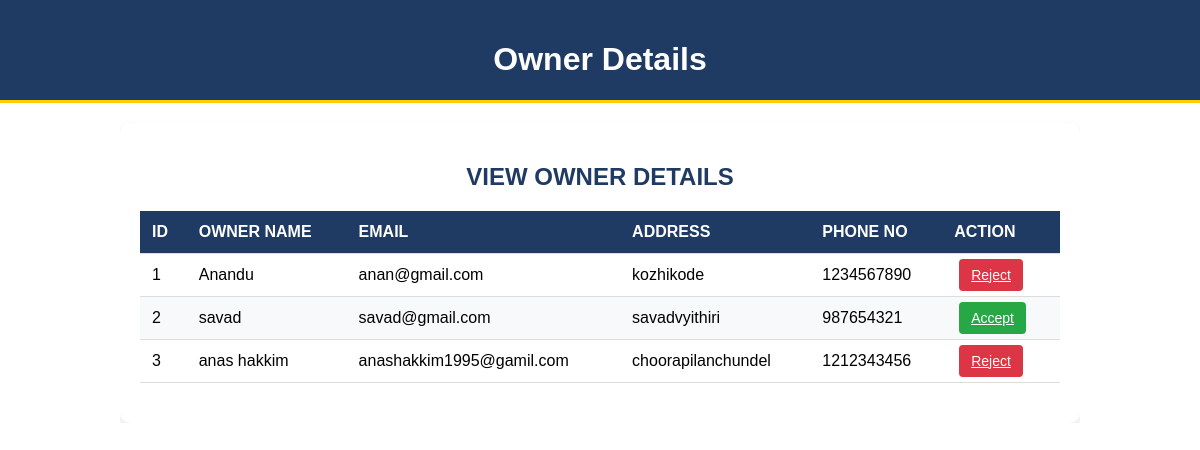
/viewowner, run on an earlier commit of the app's database.
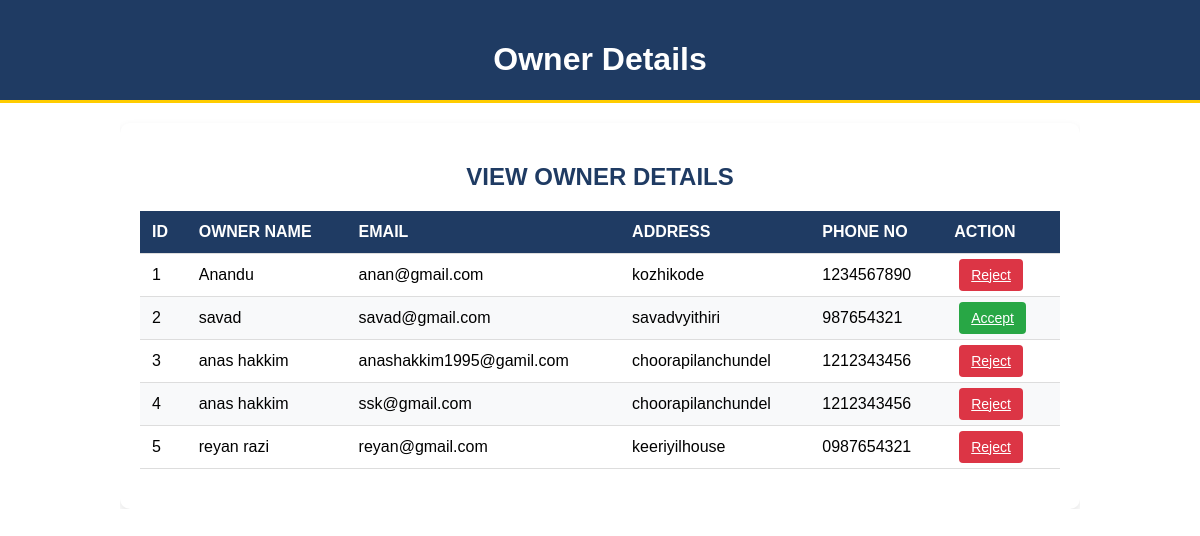
And on a later commit of the database.
### myapp/models.py (models this page shows)
class ownerRE_model(models.Model):
    owner_id = models.ForeignKey(login_model, on_delete=models.CASCADE, null=True, blank=True)
    name = models.CharField(max_length=100, null=True, blank=True)
    age = models.CharField(max_length=100, null=True, blank=True)
    email = models.CharField(max_length=100, null=True, blank=True)
    contact = models.CharField(max_length=100, null=True, blank=True)
    address = models.CharField(max_length=100, null=True, blank=True)
    gender = models.CharField(max_length=100, null=True, blank=True)

### myapp/views.py (the view)
# urls.py: path('viewowner', viewowner.as_view(), name='viewowner'),
class viewowner(View):
    def get(self, request):
        c=ownerRE_model.objects.all()
        return render(request, 'owner/viewowner.html', {"data":c})

### templates/owner/viewowner.html (shortened to what this page needs)
<!DOCTYPE html>
<html lang="en">
<head>
</head>
<body>
    <header>
        <h1>Owner Details</h1>
    </header>
    <div class="container">
        <div class="main-content">
            <h2>View Owner Details</h2>
            <table>
                <thead>
                    <tr>
                        <th>ID</th>
                        <th>Owner Name</th>
                        <th>Email</th>
                        <th>Address</th>
                        <th>Phone No</th>
                        <th>Action</th>
                    </tr>
                </thead>
                <tbody>
                    {% for i in data %}
                    <tr>
                        <td>{{ forloop.counter }}</td>
                        <td>{{ i.name }}</td>
                        <td>{{ i.email }}</td>
                        <td>{{ i.address }}</td>
                        <td>{{ i.contact }}</td>
                        <td>
                            {% if i.owner_id.status == 'approved' %}
                            <a href="/rejectowner{{i.id}}/" class="action-btn reject-btn">Reject</a>
                            {% elif i.owner_id.status == 'rejected' %}
                            <a href="/acceptowner/{{i.id}}" class="action-btn accept-btn">Accept</a>
                            {% else %}
                            <a href="/acceptowner/{{i.id}}" class="action-btn accept-btn">Accept</a>
                            <a href="/rejectowner/{{i.id}}" class="action-btn reject-btn">Reject</a>
                            {% endif %}
                        </td>
                    </tr>
                    {% endfor %}
                </tbody>
            </table>
        </div>
    </div>
</body>
</html>

### templates/owner/viewowner.html (style rules this page uses)
body { font-family: Arial, sans-serif; background-color: #ffffff; margin: 0; padding: 0; }
.container { width: 80%; margin: auto; overflow: hidden; }
header { background: #1f3b63; color: #fff; padding-top: 20px; min-height: 70px; border-bottom: #ffcc00 3px solid; text-align: center; }
.main-content { background: #ffffff; padding: 20px; margin-top: 20px; box-shadow: 0 4px 8px rgba(0, 0, 0, 0.1); border-radius: 10px; }
h2 { color: #1f3b63; text-transform: uppercase; text-align: center; }
table { width: 100%; border-collapse: collapse; margin-bottom: 20px; }
th, td { padding: 12px; text-align: left; border-bottom: 1px solid #ddd; }
th { background-color: #1f3b63; color: white; text-transform: uppercase; }
tr:nth-child(even) { background-color: #f8f9fa; }
.action-btn { padding: 8px 12px; border: none; border-radius: 4px; cursor: pointer; font-size: 14px; margin: 5px; color: white; }
.accept-btn { background-color: #28a745; }
.reject-btn { background-color: #dc3545; }

What changed in the data, as far as the page shows it:
added ownerRE_model: name "anas hakkim", email "ssk@gmail.com", address "choorapilanchundel", contact "1212343456"
added ownerRE_model: name "reyan razi", email "reyan@gmail.com", address "keeriyilhouse", contact "0987654321"
